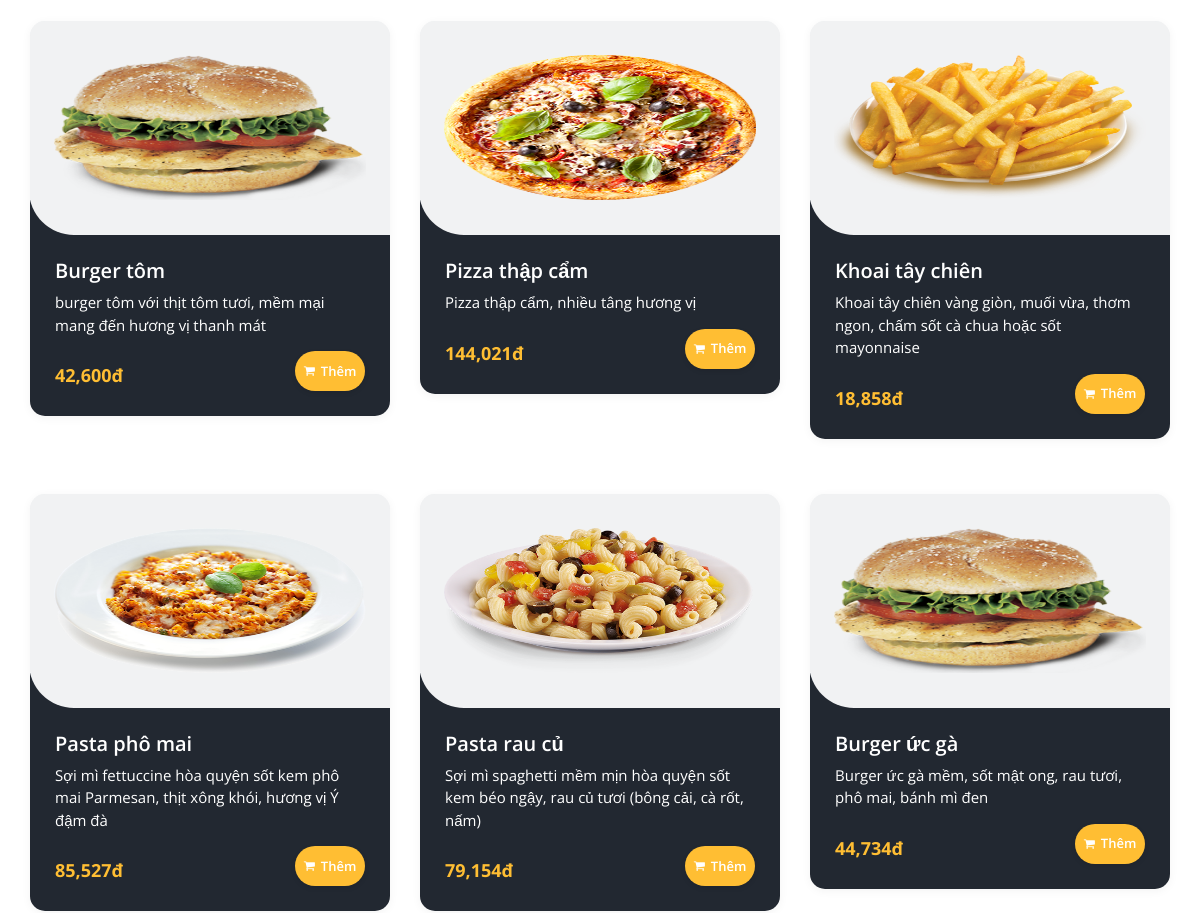
Before: / (middle part) with the older database file.
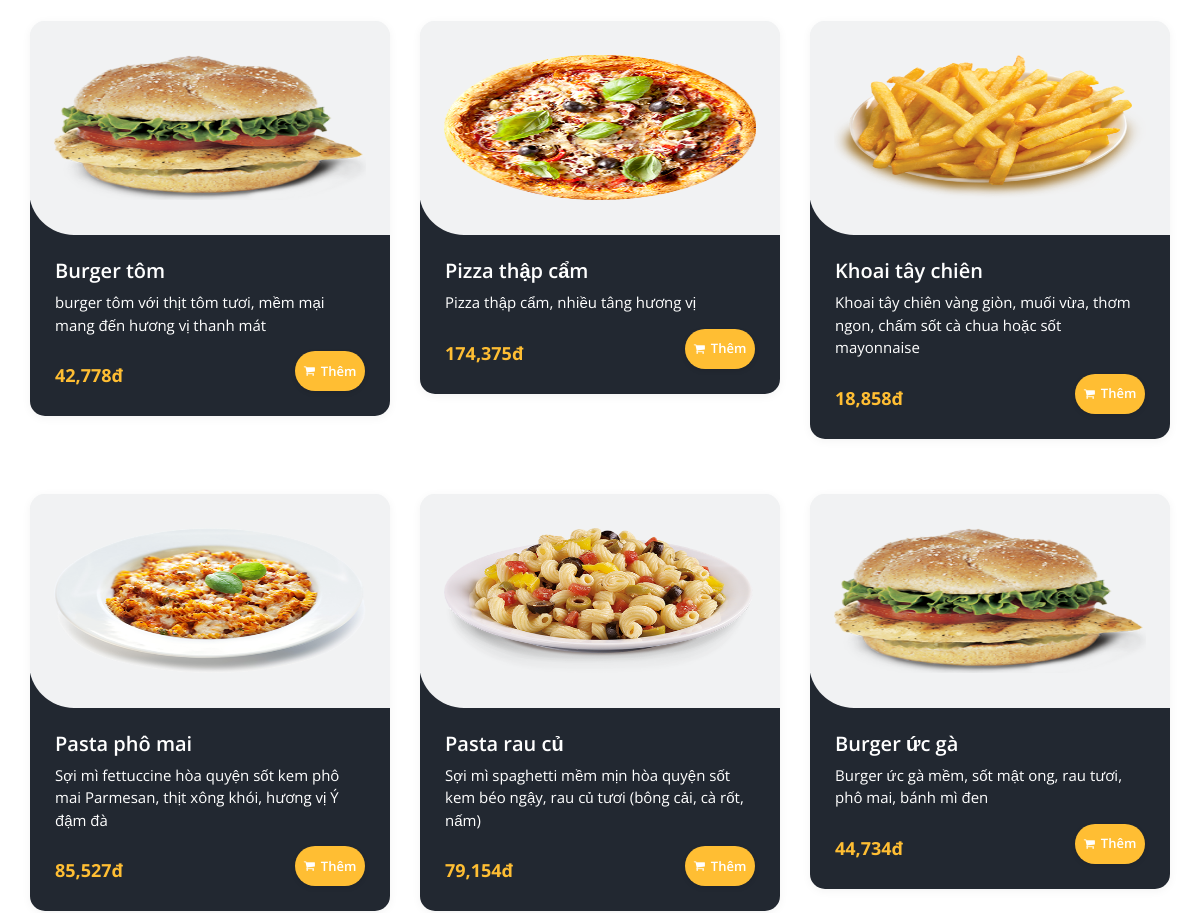
After: the same page with the newer database file.
### tables this page shows
CREATE TABLE `products` (
  `id` int(11) NOT NULL,
  `code` varchar(20) NOT NULL,
  `name` varchar(200) NOT NULL,
  `category_id` int(11) NOT NULL,
  `description` text DEFAULT NULL,
  `image` varchar(255) DEFAULT NULL,
  `cost_price` decimal(10,2) NOT NULL,
  `selling_price` decimal(10,2) NOT NULL,
  `stock_quantity` int(11) DEFAULT 0,
  `status` enum('active','inactive') DEFAULT 'active',
  `created_at` timestamp NOT NULL DEFAULT current_timestamp(),
  `updated_at` timestamp NOT NULL DEFAULT current_timestamp() ON UPDATE current_timestamp(),
  `profit_percentage` int(11) DEFAULT NULL
);

### index.php (the view, shortened to what this page needs)
<?php
require_once 'includes/db_connection.php';
$limit = 6;
$offset = 0;
$stmt = $pdo->prepare("SELECT p.id, p.name, p.description, p.image, p.cost_price, p.profit_percentage, p.stock_quantity,
                              (p.cost_price * (1 + p.profit_percentage/100)) AS selling_price
                       FROM products p
                       WHERE p.status = 'active'
                       ORDER BY p.id DESC
                       LIMIT ? OFFSET ?");
$stmt->bindParam(1, $limit, PDO::PARAM_INT);
$stmt->bindParam(2, $offset, PDO::PARAM_INT);
$stmt->execute();
$featured = $stmt->fetchAll();
$is_logged_in = isset($_SESSION['user_id']);
?>
<!DOCTYPE html>
<html>
<head>
  <link rel="stylesheet" type="text/css" href="css/bootstrap.css" />
  <link rel="stylesheet" type="text/css" href="https://cdnjs.cloudflare.com/ajax/libs/OwlCarousel2/2.3.4/assets/owl.carousel.min.css" />
  <link rel="stylesheet" href="https://cdnjs.cloudflare.com/ajax/libs/jquery-nice-select/1.1.0/css/nice-select.min.css" />
  <link href="css/font-awesome.min.css" rel="stylesheet" />
  <link href="css/style.css" rel="stylesheet" />
  <link href="css/responsive.css" rel="stylesheet" />
</head>
<body>
<div class="main-content">
  <section class="food_section layout_padding">
    <div class="container">
      <div class="filters-content">
        <div class="row grid" id="product-grid">
          <?php if (empty($featured)): ?>
            <div class="col-12 text-center">Chưa có sản phẩm nào.</div>
          <?php else: ?>
            <?php foreach ($featured as $prod):
                $is_out_of_stock = ($prod['stock_quantity'] <= 0);
            ?>
              <div class="col-sm-6 col-lg-4">
                <div class="box">
                  <a href="product_detail.php?id=<?= $prod['id'] ?>">
                    <div class="img-box"><img src="<?= htmlspecialchars($prod['image']) ?>" alt="<?= htmlspecialchars($prod['name']) ?>"></div>
                  </a>
                  <div class="detail-box">
                    <h5><?= htmlspecialchars($prod['name']) ?></h5>
                    <p><?= htmlspecialchars($prod['description']) ?></p>
                    <div class="options">
                      <h6><?= number_format($prod['selling_price']) ?>đ</h6>
                      <?php if ($is_out_of_stock): ?>
                        <button class="add-to-cart-btn out-of-stock" disabled style="background:#ccc; cursor:not-allowed; opacity:0.7;">
                          <i class="fa fa-shopping-cart"></i> Hết hàng
                        </button>
                      <?php else: ?>
                        <a href="user/login.php" class="add-to-cart-btn">
                          <i class="fa fa-shopping-cart"></i> Thêm
                        </a>
                      <?php endif; ?>
                    </div>
                  </div>
                </div>
              </div>
            <?php endforeach; ?>
          <?php endif; ?>
        </div>
      </div>
    </div>
  </section>
</div>
</body>
</html>

Changed rows visible on the page:
changed products "Burger tôm": selling_price "42,600" → "42,778"
changed products "Pizza thập cẩm": selling_price "144,021" → "174,375"
